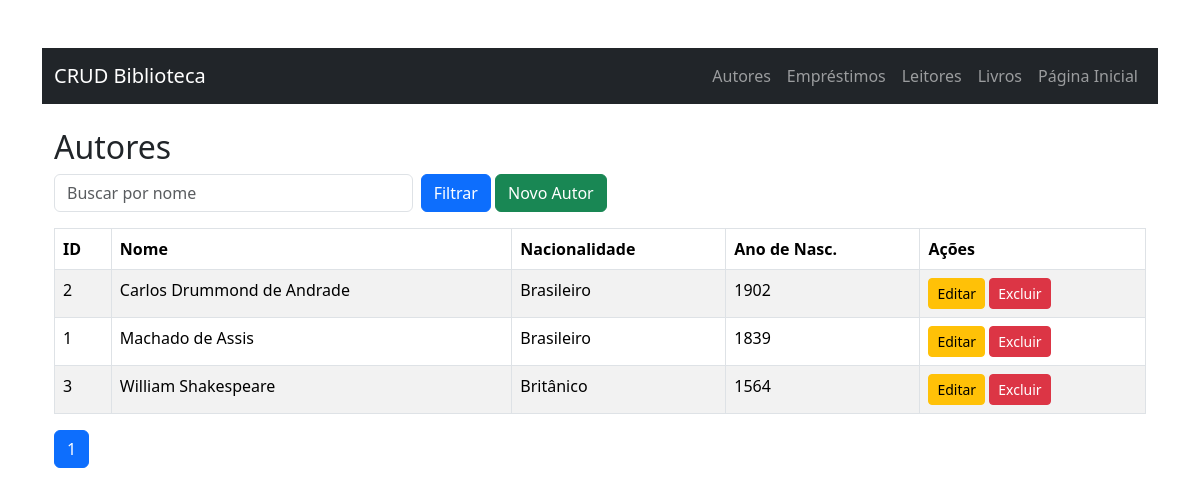
/public/autores/read.php, run on the app's committed database.
### tables this page shows
CREATE TABLE autores (
    id_autor INT AUTO_INCREMENT PRIMARY KEY,
    nome VARCHAR(100) NOT NULL,
    nacionalidade VARCHAR(100),
    ano_nascimento INT
);

### public/autores/read.php (the view, shortened to what this page needs)
<?php
include '../../include/header.php';
include '../../include/db.php';
$limit  = 5;
$page   = max(1, intval($_GET['page'] ?? 1));
$offset = ($page - 1) * $limit;
$filtro = trim($_GET['filtro'] ?? '');
$params = [];
$where  = ' WHERE 1 ';
$countSql = "SELECT COUNT(*) FROM autores $where";
$countStmt = $pdo->prepare($countSql); $countStmt->execute($params);
$total = (int)$countStmt->fetchColumn();
$total_paginas = max(1, (int)ceil($total / $limit));
$sql = "SELECT * FROM autores $where ORDER BY nome LIMIT $limit OFFSET $offset";
$stmt = $pdo->prepare($sql); $stmt->execute($params);
$autores = $stmt->fetchAll();
?>
<!DOCTYPE html>
<html lang="pt-br">
<head>
  <link href="https://cdn.jsdelivr.net/npm/bootstrap@5.3.1/dist/css/bootstrap.min.css" rel="stylesheet">
</head>
<body class="container mt-5">
  <h2>Autores</h2>
  <form method="GET" class="row g-2 mb-3">
    <div class="col-md-4">
      <input type="text" name="filtro" class="form-control" placeholder="Buscar por nome" value="<?= htmlspecialchars($filtro) ?>">
    </div>
    <div class="col-md-8">
      <button class="btn btn-primary">Filtrar</button>
      <a href="create.php" class="btn btn-success">Novo Autor</a>
    </div>
  </form>
  <table class="table table-bordered table-striped">
    <thead>
      <tr><th>ID</th><th>Nome</th><th>Nacionalidade</th><th>Ano de Nasc.</th><th>Ações</th></tr>
    </thead>
    <tbody>
      <?php foreach ($autores as $a): ?>
      <tr>
        <td><?= $a['id_autor'] ?></td>
        <td><?= htmlspecialchars($a['nome']) ?></td>
        <td><?= htmlspecialchars($a['nacionalidade']) ?></td>
        <td><?= htmlspecialchars($a['ano_nascimento']) ?></td>
        <td>
          <a class="btn btn-warning btn-sm" href="update.php?id=<?= $a['id_autor'] ?>">Editar</a>
          <a class="btn btn-danger btn-sm" href="delete.php?id=<?= $a['id_autor'] ?>" onclick="return confirm('Excluir autor?')">Excluir</a>
        </td>
      </tr>
      <?php endforeach; if(!$autores): ?>
      <tr><td colspan="5" class="text-center">Nenhum autor encontrado.</td></tr>
      <?php endif; ?>
    </tbody>
  </table>
  <nav>
    <ul class="pagination">
      <?php for ($i=1; $i <= $total_paginas; $i++): ?>
        <li class="page-item <?= $i==$page ? 'active' : '' ?>">
          <a class="page-link" href="?page=<?= $i ?>&filtro=<?= urlencode($filtro) ?>"><?= $i ?></a>
        </li>
      <?php endfor; ?>
    </ul>
  </nav>
</body>
</html>

### data on the page
autores: id_autor "2", nome "Carlos Drummond de Andrade", nacionalidade "Brasileiro", ano_nascimento "1902"
autores: id_autor "1", nome "Machado de Assis", nacionalidade "Brasileiro", ano_nascimento "1839"
autores: id_autor "3", nome "William Shakespeare", nacionalidade "Britânico", ano_nascimento "1564"
